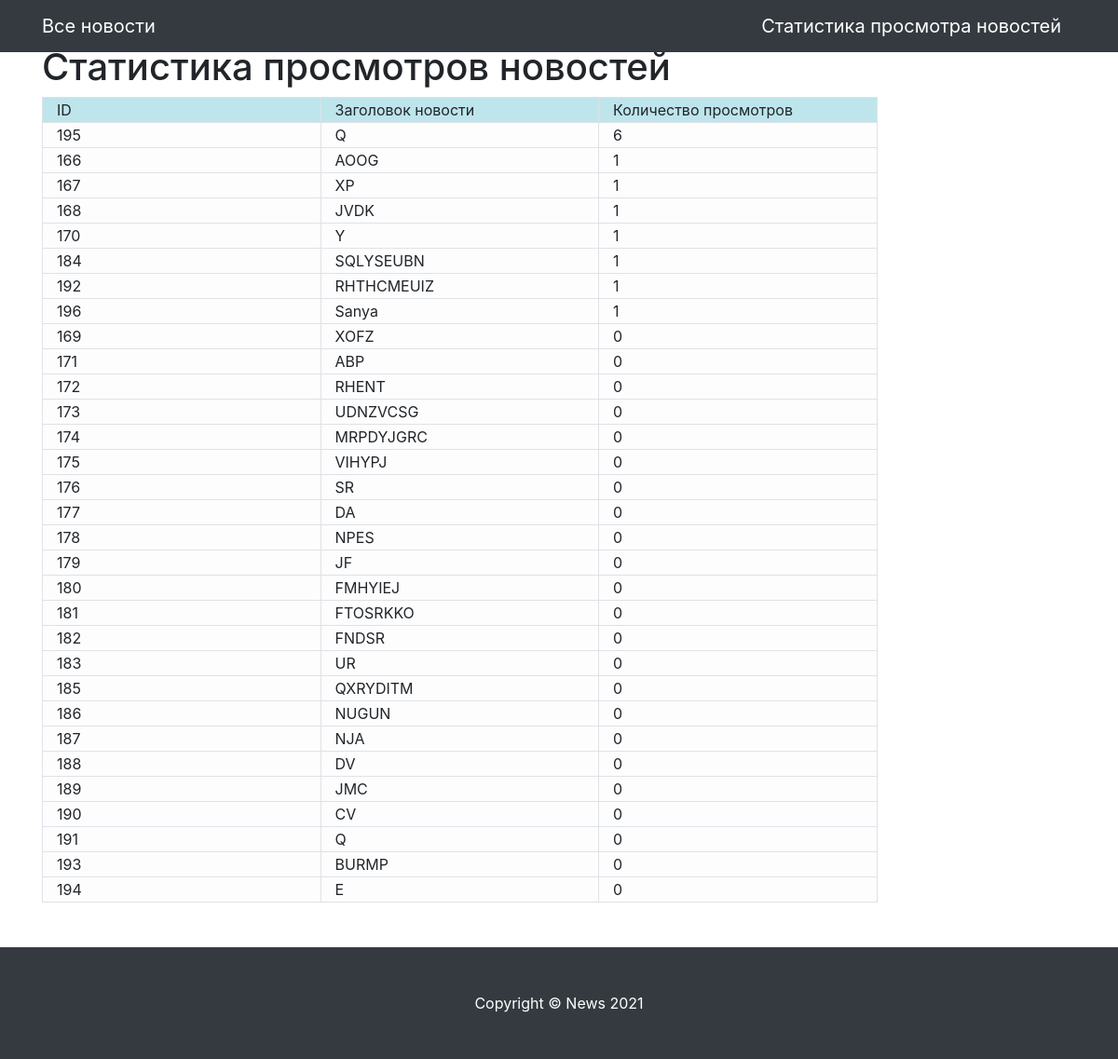
The app's page /statistic/ with its own data.
### news/models.py (models this page shows)
class New(models.Model):
    header = models.CharField(max_length=64)
    news_text = models.TextField(max_length=4096)
    image = models.ImageField(upload_to='news_images', blank=True)
    tags = models.ManyToManyField(Tag)
    creating_date = models.DateTimeField(auto_now_add=True)
    counter_of_viewing = models.IntegerField(default=0, editable=False)
    class Meta:
        ordering = ['-creating_date']

### news/views.py (the view)
# urls.py: path('statistic/', statistic_of_views, name='statistic_of_views'),
def statistic_of_views(request):
    news = New.objects.order_by('-counter_of_viewing')
    context = {'title': 'Статистика', 'news': news}
    return render(request, 'news/statistic.html', context)

### news/templates/news/statistic.html
{% extends 'news/base.html' %}
{% load static %}
{% block content %}
    <div class="container py-5">
        <h1>Статистика просмотров новостей</h1>
        <table class="py-5">
            <tr class="popover-header">
                <td class="table-info table-bordered col-3">
                    ID
                </td>
                <td class="table-info table-bordered col-3">
                    Заголовок новости
                </td>
                <td class="table-info table-bordered col-3">
                    Количество просмотров
                </td>
            </tr>
            {% for new in news %}
                <tr class="popover-header">
                    <td class="table-light table-bordered col-3">
                        {{ new.id }}
                    </td>
                    <td class="table-light table-bordered col-3">
                        {{ new.header }}
                    </td>
                    <td class="table-light table-bordered col-3">
                        {{ new.counter_of_viewing }}
                    </td>
                </tr>
            {% endfor %}
        </table>
    </div>
{% endblock %}

### records on screen
New: id "195", header "Q", counter_of_viewing "6"
New: id "166", header "AOOG", counter_of_viewing "1"
New: id "167", header "XP", counter_of_viewing "1"
New: id "168", header "JVDK", counter_of_viewing "1"
New: id "170", header "Y", counter_of_viewing "1"
New: id "184", header "SQLYSEUBN", counter_of_viewing "1"
New: id "192", header "RHTHCMEUIZ", counter_of_viewing "1"
New: id "196", header "Sanya", counter_of_viewing "1"
New: id "169", header "XOFZ", counter_of_viewing "0"
New: id "171", header "ABP", counter_of_viewing "0"
New: id "172", header "RHENT", counter_of_viewing "0"
New: id "173", header "UDNZVCSG", counter_of_viewing "0"
New: id "174", header "MRPDYJGRC", counter_of_viewing "0"
New: id "175", header "VIHYPJ", counter_of_viewing "0"
New: id "176", header "SR", counter_of_viewing "0"
New: id "177", header "DA", counter_of_viewing "0"
New: id "178", header "NPES", counter_of_viewing "0"
New: id "179", header "JF", counter_of_viewing "0"
New: id "180", header "FMHYIEJ", counter_of_viewing "0"
New: id "181", header "FTOSRKKO", counter_of_viewing "0"
New: id "182", header "FNDSR", counter_of_viewing "0"
New: id "183", header "UR", counter_of_viewing "0"
New: id "185", header "QXRYDITM", counter_of_viewing "0"
New: id "186", header "NUGUN", counter_of_viewing "0"
New: id "187", header "NJA", counter_of_viewing "0"
New: id "188", header "DV", counter_of_viewing "0"
New: id "189", header "JMC", counter_of_viewing "0"
New: id "190", header "CV", counter_of_viewing "0"
New: id "191", header "Q", counter_of_viewing "0"
New: id "193", header "BURMP", counter_of_viewing "0"
New: id "194", header "E", counter_of_viewing "0"
